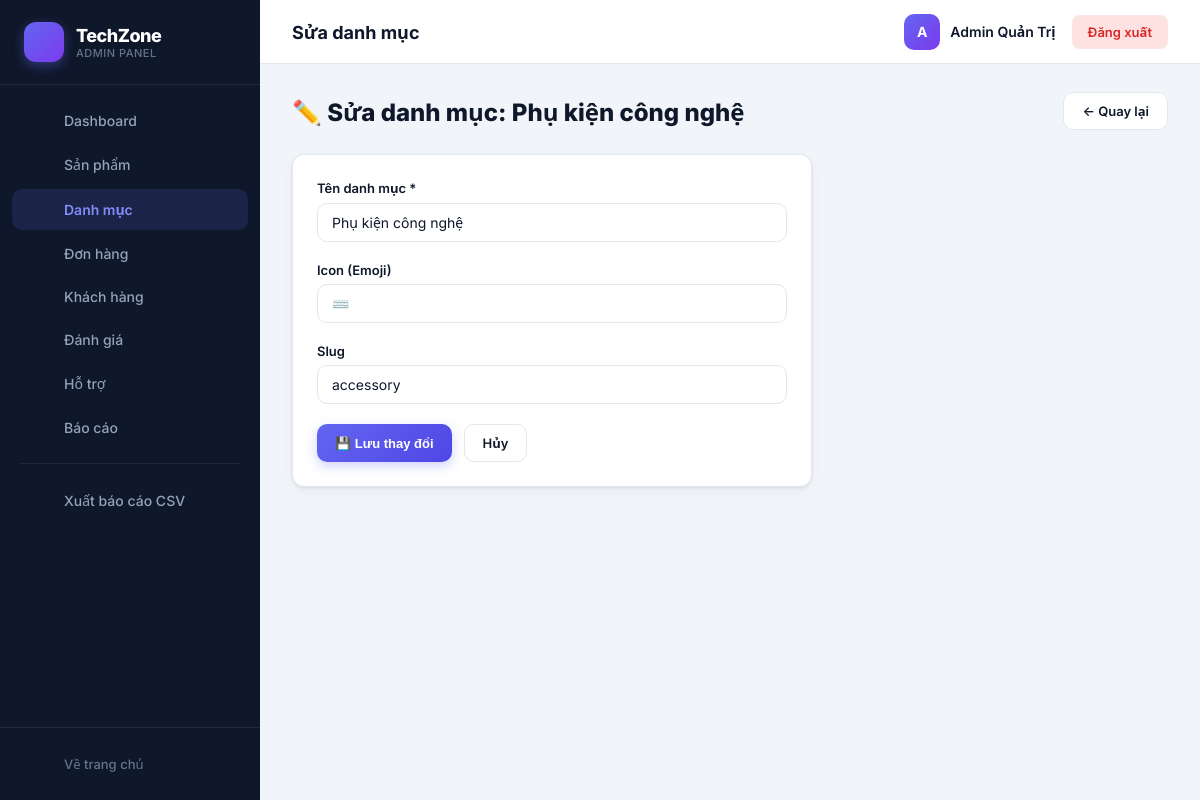
Before: /admin/category_edit.php?id=4 (signed in) with the older database file.
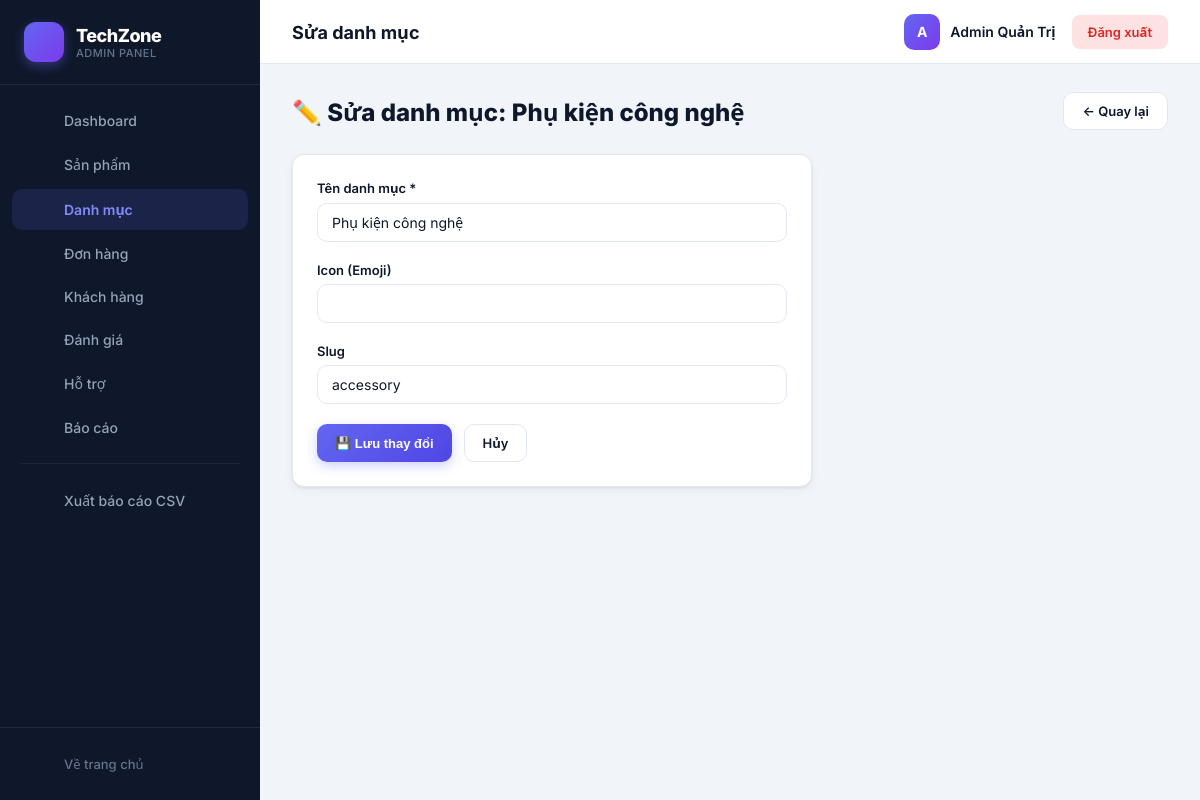
After: the same page with the newer database file.
### tables this page shows
CREATE TABLE `categories` (
  `id` int(10) UNSIGNED NOT NULL,
  `name` varchar(100) NOT NULL,
  `slug` varchar(100) NOT NULL,
  `icon` varchar(10) DEFAULT '?'
);

### admin/category_edit.php (the view, shortened to what this page needs)
<?php
$pdo = getDB();
$id = (int)$_GET['id'];
$stmt = $pdo->prepare("SELECT * FROM categories WHERE id = ?");
$stmt->execute([$id]);
$category = $stmt->fetch(PDO::FETCH_ASSOC);
require_once __DIR__ . '/admin_layout.php';
?>
<div class="page-header">
    <h1>✏️ Sửa danh mục: <?= htmlspecialchars($category['name']) ?></h1>
    <a href="categories.php" class="btn btn-outline">← Quay lại</a>
</div>
<div class="card" style="max-width:520px;">
    <div class="card-body">
        <form method="POST">
            <div class="form-group">
                <label class="form-label">Tên danh mục *</label>
                <input type="text" name="name" class="form-control" required value="<?= htmlspecialchars($category['name']) ?>">
            </div>
            <div class="form-group">
                <label class="form-label">Icon (Emoji)</label>
                <input type="text" name="icon" class="form-control" value="<?= htmlspecialchars($category['icon']) ?>">
            </div>
            <div class="form-group">
                <label class="form-label">Slug</label>
                <input type="text" name="slug" class="form-control" value="<?= htmlspecialchars($category['slug']) ?>">
            </div>
            <div style="display:flex;gap:12px;">
                <button type="submit" class="btn btn-primary">💾 Lưu thay đổi</button>
                <a href="categories.php" class="btn btn-outline">Hủy</a>
            </div>
        </form>
    </div>
</div>
<?php require_once __DIR__ . '/admin_footer.php'; ?>

Changed rows visible on the page:
changed categories "Phụ kiện công nghệ": icon "⌨️" → (not shown)
